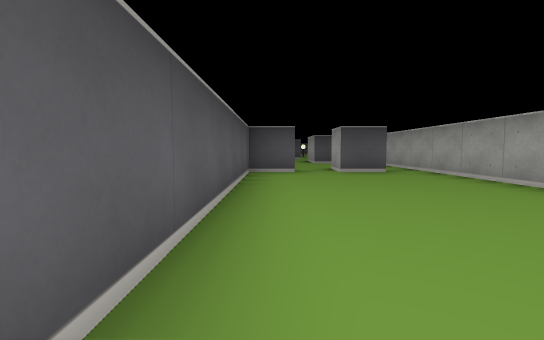
view 1 (above)

12 first-person views from a walk through a cub3D level. The camera is about half as high as the walls, tilts 4° down and sees 85° across. The floor is counted in squares. Each view is taken from the middle of a square. On the plan, view 1 faces up. The plan holds only what a view shows up to about 9 squares ahead; the rest is blank. The place goes on beyond the plan.

view 2
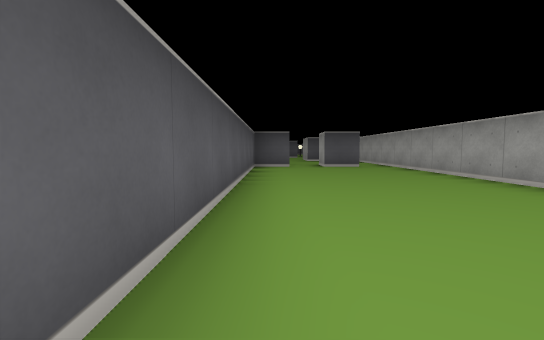

view 3
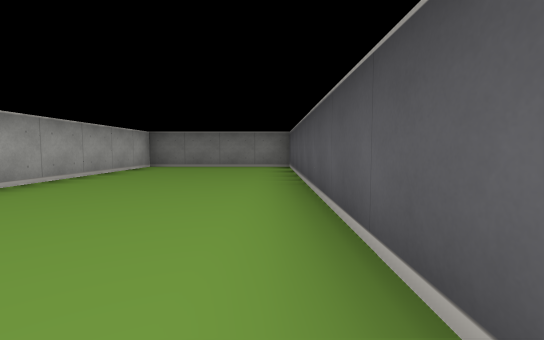

view 4
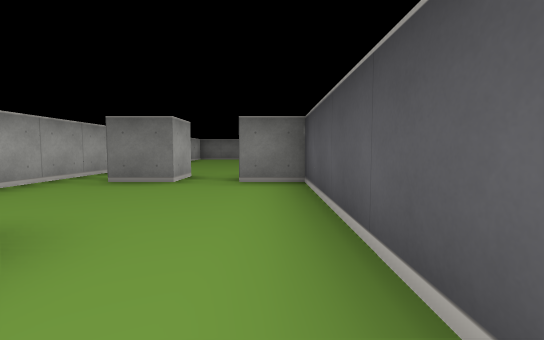

view 5
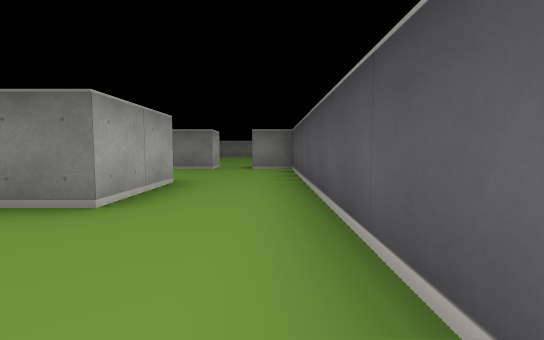

view 6
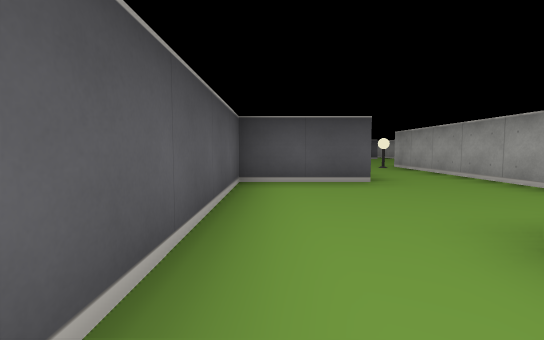

view 7
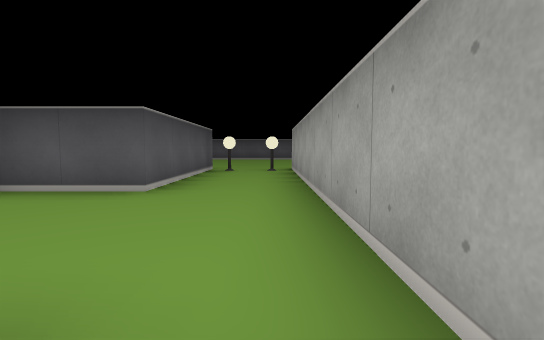

view 8
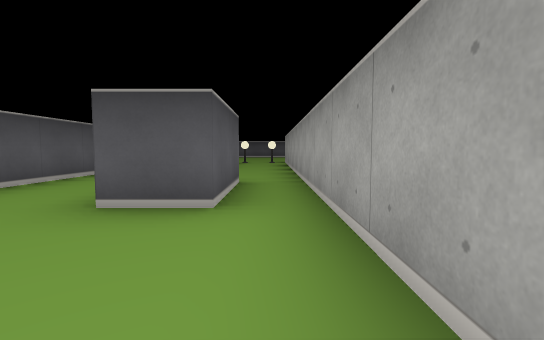

view 9
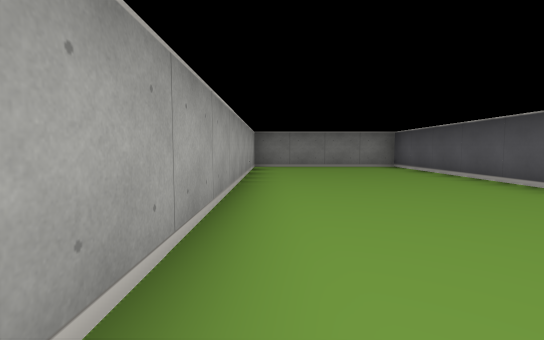

view 10
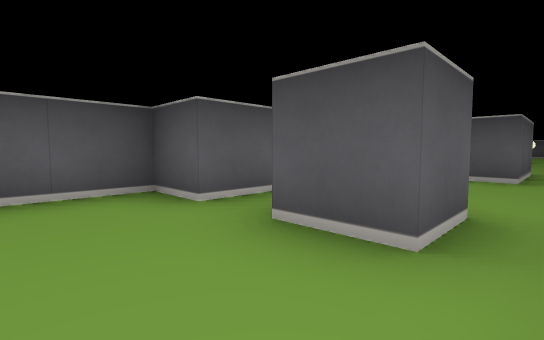

view 11
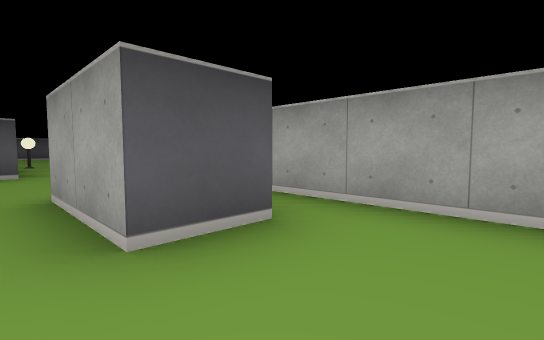

view 12
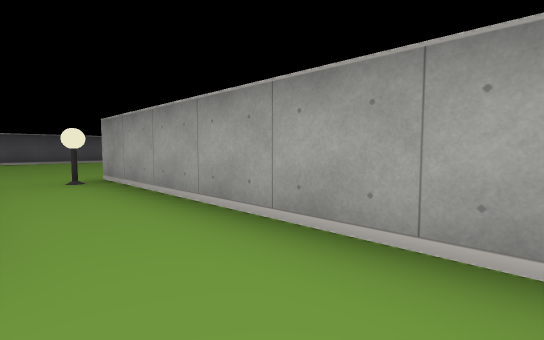

### Floor plan
Points are (right, up) in squares from view 1. A wall is a line through its corners. A room is listed if a view was taken in it or the views show most of it. See-through windows are left out.
Room 1 (views 1, 2, 3, 8, 9, 10, 11)
walls: (1.5, 6.5) (1.5, 7.5) (2.5, 7.5) (2.5, 6.5) (1.5, 6.5); (2.5, 10.5) (1.5, 10.5); (-0.5, 10.5) (-0.5, 7.5) (0.5, 7.5) (0.5, 6.5) (-0.5, 6.5) (-0.5, -2.5) (3.5, -2.5) (3.5, 10.5)
ways out: opening at (0.5, 11.5) to room 2; opening at (3, 11.5) to room 2
Room 2 (views 4, 5, 6, 7, 12)
walls: (1.5, 10.5) (1.5, 12.5) (2.5, 12.5) (2.5, 10.5); (1.5, 19.5) (1.5, 15.5) (-0.5, 15.5) (-0.5, 10.5); (3.5, 10.5) (3.5, 19.5)
ways out: opening at (0.5, 11.5) to room 1; opening at (3, 11.5) to room 1
objects: lamp (2, 19); lamp (3, 19)

Positions as (right, up) in squares from view 1, and headings:
1: (0, 0), facing up
2: (0, -2), facing up
3: (0, 6), facing down
4: (0, 12), facing down
5: (0, 15), facing down
6: (0, 11), facing up
7: (3, 12), facing up
8: (3, 8), facing up
9: (3, 6), facing down
10: (3, 5), facing up-left
11: (1, 9), facing up-right
12: (2, 14), facing up-right
